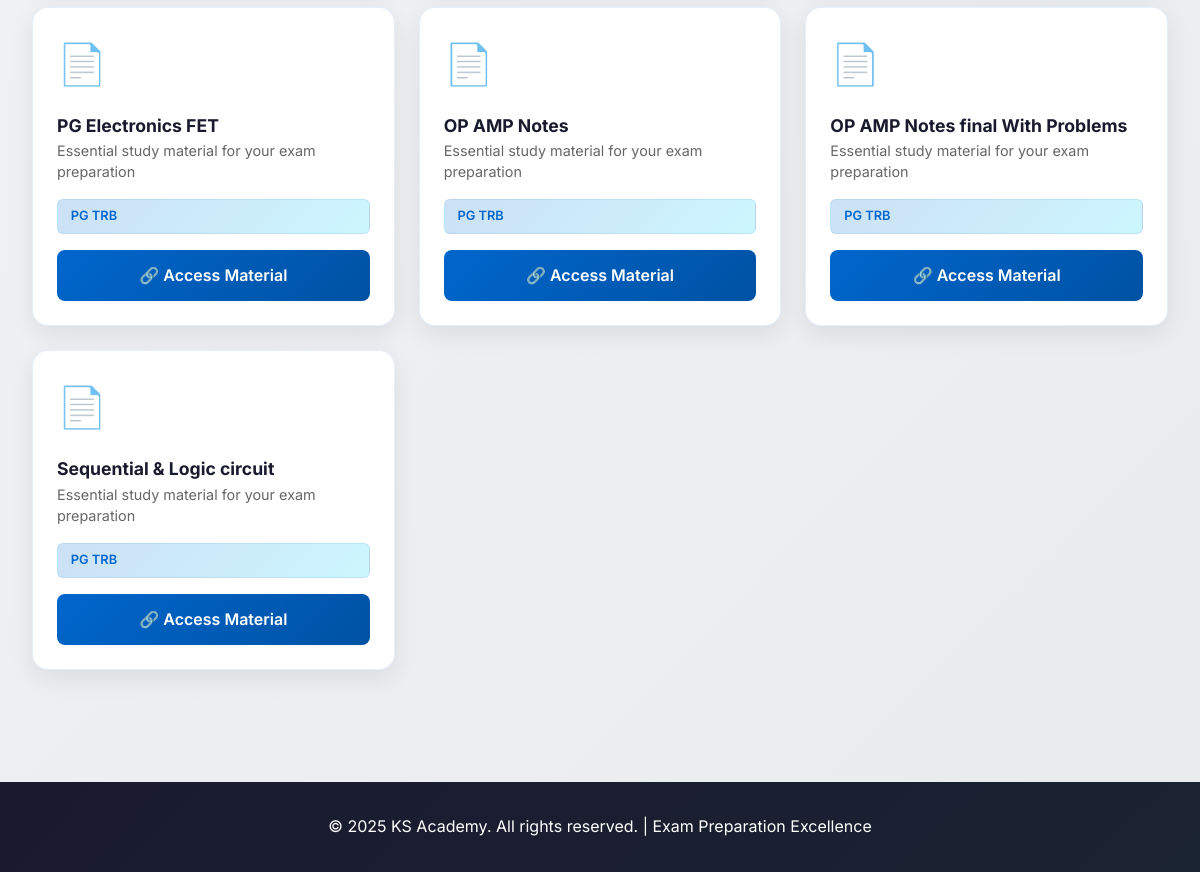
Before: /student (signed in, lower part) with the older database file.
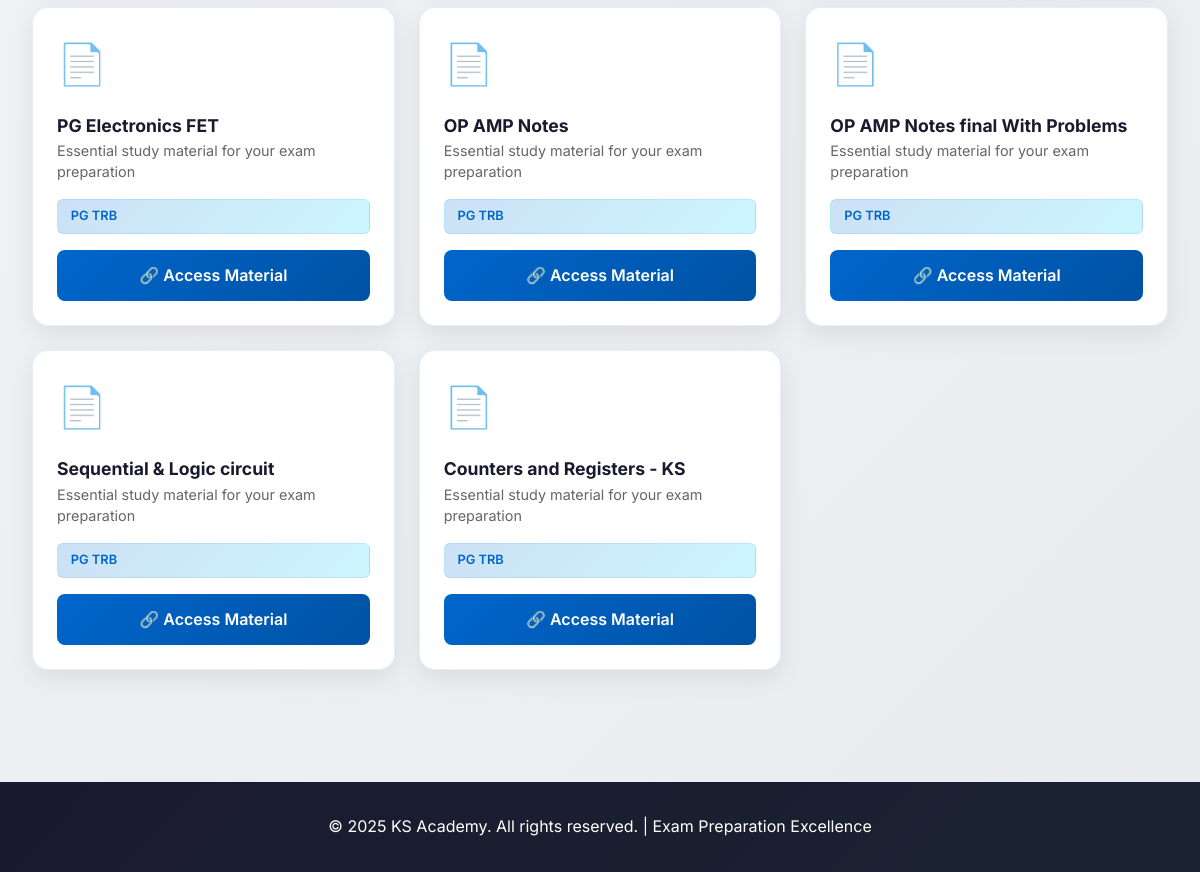
After: the same page with the newer database file.
### tables this page shows
CREATE TABLE materials (
        id INTEGER PRIMARY KEY AUTOINCREMENT,
        title TEXT NOT NULL,
        link TEXT NOT NULL,
        category TEXT NOT NULL
    );

### app.py (the view)
@app.route('/student')
def student():
    if not session.get('user') or session['user'] == 'admin':
        return redirect('/login')
    with get_db() as con:
        cur = con.cursor()
        cur.execute("SELECT name, category FROM students WHERE userid = ?", (session['user'],))
        student_data = cur.fetchone()
        if student_data:
            materials = con.execute("SELECT * FROM materials WHERE category = ?", (student_data[1],)).fetchall()
        else:
            materials = []
    return render_template("student.html",
                           student_name=student_data[0] if student_data else '',
                           userid=session.get('user'),
                           materials=materials)

### app.py (called while the page is built)
def get_db():
    conn = sqlite3.connect('data.db', check_same_thread=False)
    return conn

### templates/student.html (shortened to what this page needs)
<!DOCTYPE html>
<html lang="en">
<head>
</head>
<body>
    <div class="container">
        <section>
            {% if materials %}
            <div class="materials-grid">
                {% for mat in materials %}
                <div class="material-card">
                    <div class="material-icon">📄</div>
                    <div>
                        <h4 class="material-title">{{ mat[1] }}</h4>
                        <p class="material-description">Essential study material for your exam preparation</p>
                    </div>
                    <div class="material-category">{{ mat[3] if mat|length > 3 else 'Study Material' }}</div>
                    <a href="{{ mat[2] }}" target="_blank" class="material-link">
                        🔗 Access Material
                    </a>
                </div>
                {% endfor %}
            </div>
            {% else %}
            <div class="empty-state">
                <div class="empty-state-icon">📭</div>
                <h4>No Materials Yet</h4>
                <p>Your study materials will appear here. Check back soon!</p>
            </div>
            {% endif %}
        </section>
    </div>
    <footer>
        <p>&copy; 2025 KS Academy. All rights reserved. | Exam Preparation Excellence</p>
    </footer>
</body>
</html>

### templates/student.html (style rules this page uses)
:root { --primary: #0066cc; --primary-dark: #0052a3; --secondary: #ff6b35; --accent: #00d4ff; --success: #2ecc71; --text-dark: #1a1a2e; --text-light: #f5f5f5; --bg-light: #f8f9fa; --border-color: rgba(0, 102, 204, 0.1); }
* { margin: 0; padding: 0; box-sizing: border-box; }
html { scroll-behavior: smooth; }
body { font-family: 'Inter', -apple-system, BlinkMacSystemFont, 'Segoe UI', sans-serif; background: linear-gradient(135deg, var(--bg-light) 0%, #e9ecef 100%); color: var(--text-dark); line-height: 1.6; }
.container { max-width: 1200px; margin: 0 auto; padding: 2rem; }
.materials-grid { display: grid; grid-template-columns: repeat(auto-fill, minmax(300px, 1fr)); gap: 1.5rem; margin-bottom: 2rem; }
.material-card { background: white; border-radius: 16px; padding: 1.5rem; box-shadow: 0 8px 24px rgba(0, 0, 0, 0.08); border: 1px solid var(--border-color); transition: all 0.3s ease; animation: slideInUp 0.6s ease-out; display: flex; flex-direction: column; gap: 1rem; }
.material-icon { font-size: 2.5rem; }
.material-title { font-weight: 700; font-size: 1.1rem; color: var(--text-dark); }
.material-description { color: #666; font-size: 0.9rem; line-height: 1.5; }
.material-category { display: inline-block; background: linear-gradient(135deg, rgba(0, 102, 204, 0.2), rgba(0, 212, 255, 0.2)); color: var(--primary); padding: 0.4rem 0.8rem; border-radius: 6px; font-size: 0.8rem; font-weight: 600; border: 1px solid var(--border-color); }
.material-link { background: linear-gradient(135deg, var(--primary), var(--primary-dark)); color: white; padding: 0.8rem 1rem; border-radius: 8px; text-decoration: none; font-weight: 600; text-align: center; transition: all 0.3s ease; display: block; }
footer { background: linear-gradient(135deg, var(--text-dark) 0%, #1a2332 100%); color: white; text-align: center; padding: 2rem; margin-top: 3rem; }
footer p { margin: 0; }

Changed rows visible on the page:
added materials: title "Counters and Registers - KS", category "PG TRB"
